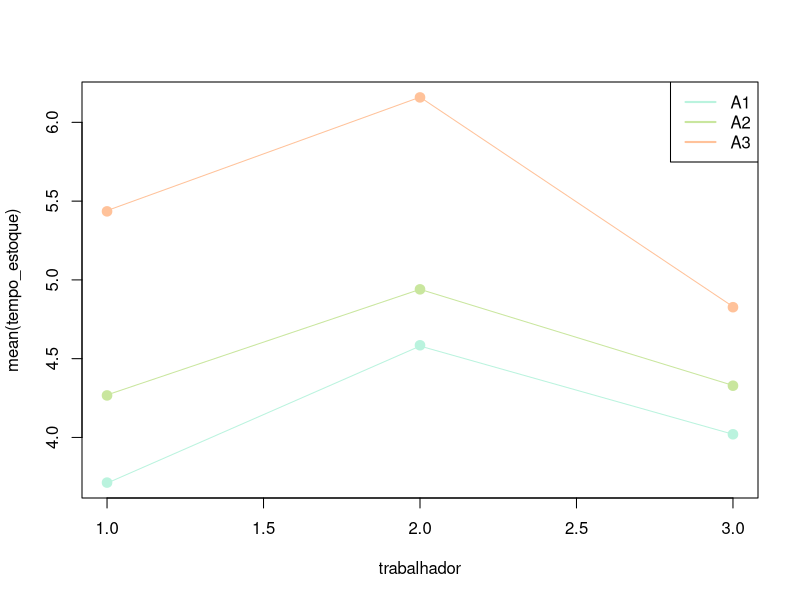
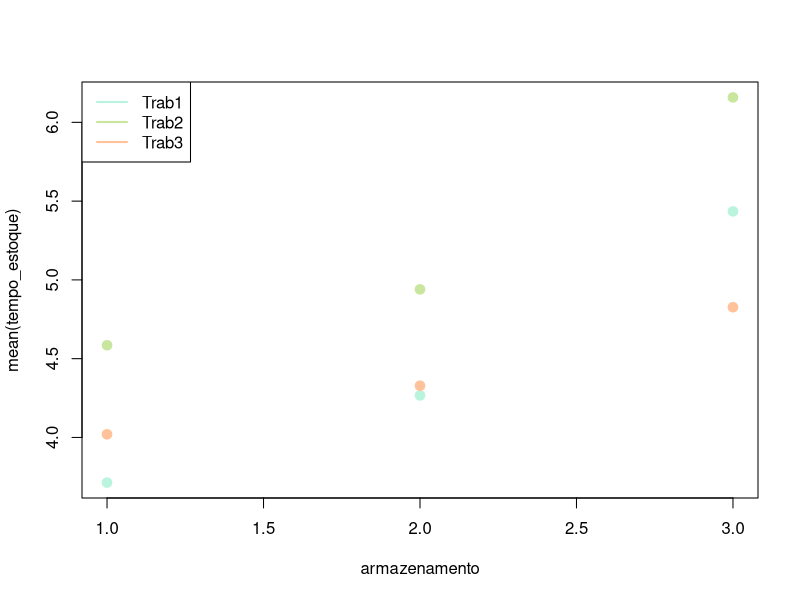

Write the R code that produced these figures, in order.
tempo_estoque<-c(3.45,3.36,
                 4.14,4.19,
                 5.8,5.23,
                 4.07,3.52,
                 4.38,4.26,
                 5.48,4.85,
                 4.2,3.68,
                 4.26,4.37,
                 5.67,5.58,
                 4.8,4.4,
                 5.22,4.7,
                 6.21,5.88,
                 4.52,4.44,
                 5.15,4.65,
                 6.25,6.2,
                 4.96,4.39,
                 5.17,4.75,
                 6.03,6.38,
                 4.08,3.65,
                 3.94,4.08,
                 5.14,4.49,
                 4.3,4.04,
                 4.53,4.08,
                 4.99,4.59,
                 4.17,3.88,
                 4.86,4.48,
                 4.85,4.9)

dados<-matrix(tempo_estoque, ncol=2, byrow = T)
T.i<-apply(dados, 1, sum)

correcao<-(sum(tempo_estoque)^2)/(length(tempo_estoque))
SQTOTAL<- sum(tempo_estoque^2) - correcao
SQTRAT<- sum(T.i^2)/2 - correcao # não tem confundimento
SQRES<-SQTOTAL-SQTRAT


library("dplyr")
library("tidyr")
dados2<-data.frame(tempo_estoque,
                   trabalhador=rep(1:3,rep(18,3)),
                   garrafa=rep(rep(c("p","v28","v38"),rep(6,3))),
                   armazenamento=rep(rep(c(1,2,3),rep(2,3)),9))

dados2 |>
  group_by(garrafa,trabalhador) |>
  summarise(sum(tempo_estoque)) |>
  pivot_wider(names_from = trabalhador, values_from = `sum(tempo_estoque)`)

GT<- dados2 |>
  group_by(garrafa,trabalhador) |>
  summarise(sum(tempo_estoque))
GT<-GT$`sum(tempo_estoque)`

dados2 |>
  group_by(armazenamento,trabalhador) |>
  summarise(sum(tempo_estoque)) |>
  pivot_wider(names_from = trabalhador, values_from = `sum(tempo_estoque)`)

AT<- dados2 |>
  group_by(armazenamento,trabalhador) |>
  summarise(sum(tempo_estoque))
AT<-AT$`sum(tempo_estoque)`

dados2 |>
  group_by(armazenamento,garrafa) |>
  summarise(sum(tempo_estoque)) |>
  pivot_wider(names_from = garrafa, values_from = `sum(tempo_estoque)`) 

AG<- dados2 |>
  group_by(armazenamento,garrafa) |>
  summarise(sum(tempo_estoque))
AG<-AG$`sum(tempo_estoque)`

TG<- dados2 |>
  group_by(garrafa)|>
  summarise(sum(tempo_estoque))

TG<-TG$`sum(tempo_estoque)`

TA<- dados2 |>
  group_by(armazenamento)|>
  summarise(sum(tempo_estoque))

TA<-TA$`sum(tempo_estoque)`

TT<-dados2 |>
  group_by(trabalhador)|>
  summarise(sum(tempo_estoque))

TT<-TT$`sum(tempo_estoque)`


SQG<-sum(TG^2)/18 - correcao
SQA<-sum(TA^2)/18 - correcao
SQT<-sum(TT^2)/18 - correcao

# Interações

SQGT<- sum(GT^2)/6 - SQG -SQT -correcao
SQAG<- sum(AG^2)/6 - SQG -SQA -correcao
SQAT<- sum(AT^2)/6 - SQT -SQA -correcao
SQGTA<- SQTRAT-SQGT-SQAG-SQAT-SQG-SQA-SQT

cores<-c("#BAF3DE","#C9E69E","#FFC29A","#FF9B95")

armaz.trab<-dados2 |>
  group_by(armazenamento,trabalhador) |>
  summarise(mean(tempo_estoque)) 

with(data=armaz.trab, plot(`mean(tempo_estoque)`~trabalhador,col=cores[armaz.trab$armazenamento], lwd=3,pch=19))
with(data=armaz.trab, lines(c(1:3),c(3.71,4.58,4.02), col=cores[1]))
with(data=armaz.trab, lines(c(1:3),c(4.27,4.94,4.33), col=cores[2]))
with(data=armaz.trab, lines(c(1:3),c(5.44,6.16,4.83), col=cores[3]))
legend("topright",legend=paste0("A",1:3),lwd=2,col=cores[1:3])

with(data=armaz.trab, plot(`mean(tempo_estoque)`~armazenamento,col=cores[armaz.trab$trabalhador], lwd=3,pch=19))
legend("topleft",legend=paste0("Trab",1:3),lwd=2,col=cores[1:3])


Ad.T1<-dados2 |>
  group_by(armazenamento,trabalhador) |>
  summarise(sum(tempo_estoque)) |>
  filter(trabalhador==1)
Ad.T1<-Ad.T1$`sum(tempo_estoque)`



